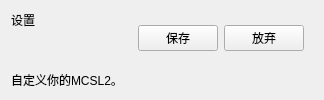
    <widget class="QWidget" name="titleLimitWidget" native="true">
     <layout class="QGridLayout" name="gridLayout_2">
      <item row="0" column="0">
       <widget class="TitleLabel" name="titleLabel">
        <property name="sizePolicy">
         <sizepolicy hsizetype="Expanding" vsizetype="Fixed">
          <horstretch>0</horstretch>
          <verstretch>0</verstretch>
         </sizepolicy>
        </property>
        <property name="text">
         <string>设置</string>
        </property>
       </widget>
      </item>
      <item row="2" column="0">
       <widget class="StrongBodyLabel" name="subTitleLabel">
        <property name="sizePolicy">
         <sizepolicy hsizetype="Preferred" vsizetype="Fixed">
          <horstretch>0</horstretch>
          <verstretch>0</verstretch>
         </sizepolicy>
        </property>
        <property name="text">
         <string>自定义你的MCSL2。</string>
        </property>
        <property name="textFormat">
         <enum>Qt::MarkdownText</enum>
        </property>
       </widget>
      </item>
      <item row="0" column="1" rowspan="2">
       <widget class="QWidget" name="saveSettingsBtnWidget" native="true">
        <property name="sizePolicy">
         <sizepolicy hsizetype="Fixed" vsizetype="Preferred">
          <horstretch>0</horstretch>
          <verstretch>0</verstretch>
         </sizepolicy>
        </property>
        <layout class="QHBoxLayout" name="horizontalLayout">
         <item>
          <widget class="PrimaryPushButton" name="saveBtn">
           <property name="text">
            <string>保存</string>
           </property>
          </widget>
         </item>
         <item>
          <widget class="PushButton" name="giveUpBtn">
           <property name="text">
            <string>放弃</string>
           </property>
          </widget>
         </item>
        </layout>
       </widget>
      </item>
     </layout>
    </widget>
